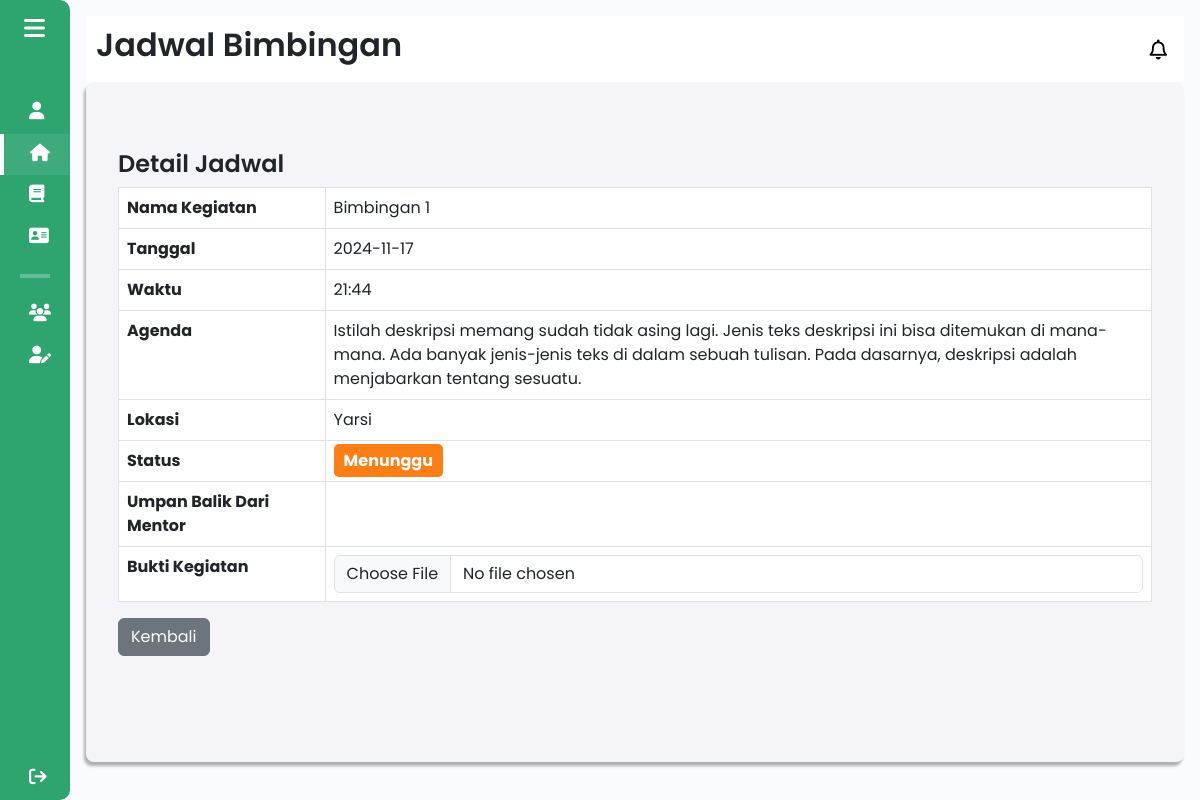
Before: /components/pages/mahasiswa/detail_jadwal_mahasiswa.php?id=14 (signed in) with the older database file.
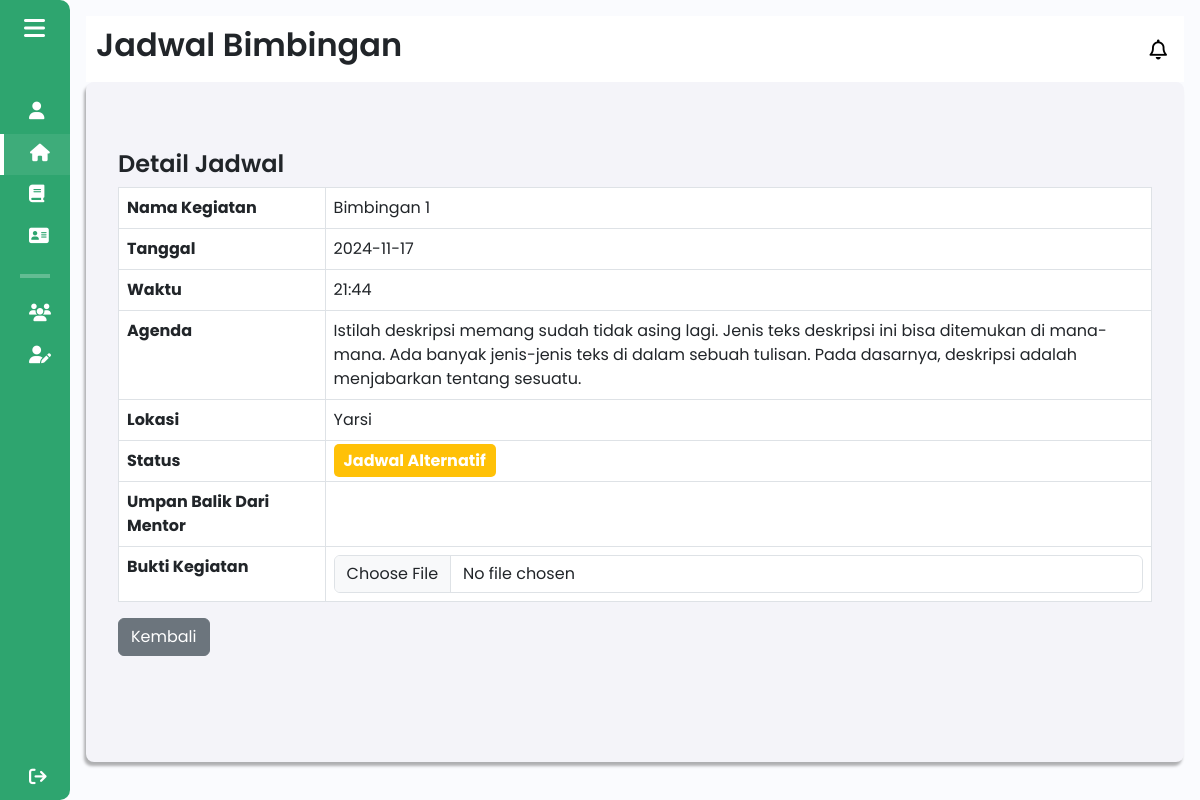
After: the same page with the newer database file.
### tables this page shows
CREATE TABLE `jadwal` (
  `id` int(11) NOT NULL,
  `nama_kegiatan` varchar(255) NOT NULL,
  `tanggal` date NOT NULL,
  `waktu` varchar(5) NOT NULL,
  `agenda` text NOT NULL,
  `lokasi` varchar(255) NOT NULL,
  `feedback_mentor` varchar(1000) NOT NULL,
  `status` enum('menunggu','ditolak','disetujui','jadwal alternatif','selesai') NOT NULL
);

### components/pages/mahasiswa/detail_jadwal_mahasiswa.php (the view, shortened to what this page needs)
<?php
include $_SERVER['DOCUMENT_ROOT'] . '/Aplikasi-Kewirausahaan/config/db_connection.php';
$id = isset($_GET['id']) ? $_GET['id'] : null;
if ($id) {
    $sql = "SELECT * FROM jadwal WHERE id = ?";
    $stmt = $conn->prepare($sql);
    $stmt->bind_param("i", $id);
    $stmt->execute();
    $result = $stmt->get_result();
    if ($result->num_rows > 0) {
        $data = $result->fetch_assoc();
    } else {
        echo "Jadwal tidak ditemukan!";
        exit;
    }
} else {
    echo "ID tidak valid!";
    exit;
}
?>
<!DOCTYPE html>
<html lang="en">
<head>
    <link href="https://cdn.lineicons.com/4.0/lineicons.css" rel="stylesheet" />
    <link href="https://cdn.jsdelivr.net/npm/bootstrap@5.3.0-alpha3/dist/css/bootstrap.min.css" rel="stylesheet"
>
    <link rel="stylesheet" href="/Aplikasi-Kewirausahaan/assets/css/mahasiswa/jadwal_bimbingan_mahasiswa.css">
    <link rel="stylesheet" href="/Aplikasi-Kewirausahaan/assets/css/detail_jadwal_bimbingan.css">
</head>
<body>
    <div class="wrapper">
        <?php
        include 'sidebar_mahasiswa.php';
        ?>
        <div class="main p-3">
            <div class="main_header">
                <?php
                    include 'header_mahasiswa.php';
                ?>
            </div>
            <div class="main_wrapper">
                <div class="container mt-5">
                    <h1>Detail Jadwal</h1>
                    <table class="table table-bordered">
                        <tr>
                            <th>Nama Kegiatan</th>
                            <td><?php echo htmlspecialchars($data['nama_kegiatan']); ?></td>
                        </tr>
                        <tr>
                            <th>Tanggal</th>
                            <td><?php echo htmlspecialchars($data['tanggal']); ?></td>
                        </tr>
                        <tr>
                            <th>Waktu</th>
                            <td><?php echo htmlspecialchars($data['waktu']); ?></td>
                        </tr>
                        <tr>
                            <th>Agenda</th>
                            <td><?php echo htmlspecialchars($data['agenda']); ?></td>
                        </tr>
                        <tr>
                            <th>Lokasi</th>
                            <td><?php echo htmlspecialchars($data['lokasi']); ?></td>
                        </tr>
                        <tr>
                            <th>Status</th>
                            <td>
                                <span id="status-label" class="status"
                                    style="background-color: <?php
                                         if ($data['status'] == 'disetujui') {
                                            echo '#2ea56f';
                                        } elseif ($data['status'] == 'ditolak') {
                                            echo '#dc3545';
                                        } elseif ($data['status'] == 'jadwal alternatif') {
                                            echo '#ffc107';
                                        } elseif ($data['status'] == 'selesai') {
                                            echo '#007bff';
                                        } else {
                                            echo '#fd7e14';
                                        }
                                    ?>;">
                                    <?php echo htmlspecialchars($data['status']); ?>
                                </span>
                            </td>
                        </tr>
                        <tr>
                            <th>Umpan Balik Dari Mentor</th>
                            <td><?php echo isset($data['status']) ? htmlspecialchars($data['feedback_mentor']) : 'N/A'; ?></td>
                        </tr>
                        <tr>
                            <th title="Masukkan Bukti Kegiatan Anda dalam format Pdf atau Gambar disini" >Bukti Kegiatan</th>
                            <td>
                                <div class="input-group">
                                    <input type="file" class="form-control" id="customFile" accept=".pdf, .jpg, .jpeg, .png, .gif">
                                </div>
                            </td>
                        </tr>
                    </table>
                    <a href="jadwal_bimbingan_mahasiswa.php" class="btn btn-secondary">Kembali</a>
                </div>
            </div>
    </div>
</body>
</html>

Changed rows visible on the page:
changed jadwal "Bimbingan 1": status "Menunggu" → "Jadwal Alternatif"
